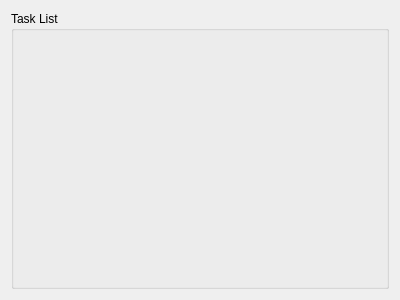
<?xml version="1.0" encoding="UTF-8"?>
<ui version="4.0">
 <class>TaskGrid</class>
 <widget class="QWidget" name="TaskGrid">
  <property name="geometry">
   <rect>
    <x>0</x>
    <y>0</y>
    <width>400</width>
    <height>300</height>
   </rect>
  </property>
  <property name="windowTitle">
   <string>Form</string>
  </property>
  <property name="autoFillBackground">
   <bool>false</bool>
  </property>
  <layout class="QHBoxLayout" name="horizontalLayout">
   <item>
    <widget class="QGroupBox" name="groupBox">
     <property name="title">
      <string>Task List</string>
     </property>
    </widget>
   </item>
  </layout>
 </widget>
 <resources/>
 <connections/>
</ui>
